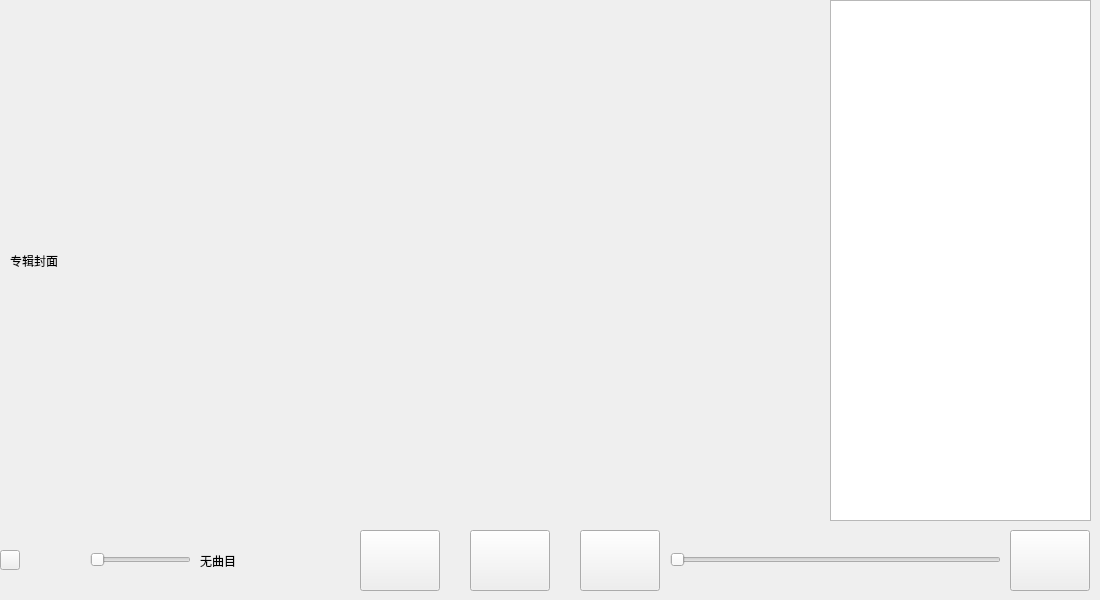
<?xml version="1.0" encoding="UTF-8"?>
<ui version="4.0">
 <class>MainWindow</class>
 <widget class="QMainWindow" name="MainWindow">
  <property name="geometry">
   <rect>
    <x>0</x>
    <y>0</y>
    <width>1100</width>
    <height>600</height>
   </rect>
  </property>
  <property name="minimumSize">
   <size>
    <width>1100</width>
    <height>600</height>
   </size>
  </property>
  <property name="windowTitle">
   <string>MainWindow</string>
  </property>
  <widget class="QWidget" name="centralWidget">
   <widget class="QPushButton" name="PlayBtn">
    <property name="geometry">
     <rect>
      <x>470</x>
      <y>530</y>
      <width>80</width>
      <height>61</height>
     </rect>
    </property>
    <property name="toolTip">
     <string>&lt;html&gt;&lt;head/&gt;&lt;body&gt;&lt;p&gt;&lt;span style=&quot; font-size:10pt;&quot;&gt;播放/暂停&lt;/span&gt;&lt;/p&gt;&lt;/body&gt;&lt;/html&gt;</string>
    </property>
    <property name="text">
     <string/>
    </property>
   </widget>
   <widget class="QPushButton" name="PreBtn">
    <property name="geometry">
     <rect>
      <x>360</x>
      <y>530</y>
      <width>80</width>
      <height>61</height>
     </rect>
    </property>
    <property name="toolTip">
     <string>&lt;html&gt;&lt;head/&gt;&lt;body&gt;&lt;p&gt;&lt;span style=&quot; font-size:10pt;&quot;&gt;上一首歌曲&lt;/span&gt;&lt;/p&gt;&lt;/body&gt;&lt;/html&gt;</string>
    </property>
    <property name="text">
     <string/>
    </property>
   </widget>
   <widget class="QPushButton" name="NextBtn">
    <property name="geometry">
     <rect>
      <x>580</x>
      <y>530</y>
      <width>80</width>
      <height>61</height>
     </rect>
    </property>
    <property name="toolTip">
     <string>&lt;html&gt;&lt;head/&gt;&lt;body&gt;&lt;p&gt;下一首&lt;span style=&quot; font-size:10pt;&quot;&gt;歌曲&lt;/span&gt;&lt;/p&gt;&lt;/body&gt;&lt;/html&gt;</string>
    </property>
    <property name="text">
     <string/>
    </property>
   </widget>
   <widget class="QListWidget" name="listWidget">
    <property name="geometry">
     <rect>
      <x>830</x>
      <y>0</y>
      <width>261</width>
      <height>521</height>
     </rect>
    </property>
   </widget>
   <widget class="QPushButton" name="OpenBtn">
    <property name="geometry">
     <rect>
      <x>1010</x>
      <y>530</y>
      <width>80</width>
      <height>61</height>
     </rect>
    </property>
    <property name="toolTip">
     <string>&lt;html&gt;&lt;head/&gt;&lt;body&gt;&lt;p&gt;&lt;span style=&quot; font-size:10pt;&quot;&gt;打开文件&lt;/span&gt;&lt;/p&gt;&lt;/body&gt;&lt;/html&gt;</string>
    </property>
    <property name="text">
     <string/>
    </property>
   </widget>
   <widget class="QPushButton" name="VolumBtn">
    <property name="geometry">
     <rect>
      <x>0</x>
      <y>550</y>
      <width>20</width>
      <height>20</height>
     </rect>
    </property>
    <property name="maximumSize">
     <size>
      <width>20</width>
      <height>20</height>
     </size>
    </property>
    <property name="text">
     <string/>
    </property>
   </widget>
   <widget class="QSlider" name="VolumSplider">
    <property name="geometry">
     <rect>
      <x>90</x>
      <y>550</y>
      <width>101</width>
      <height>20</height>
     </rect>
    </property>
    <property name="orientation">
     <enum>Qt::Horizontal</enum>
    </property>
   </widget>
   <widget class="QSlider" name="ScheSlider">
    <property name="geometry">
     <rect>
      <x>670</x>
      <y>550</y>
      <width>331</width>
      <height>20</height>
     </rect>
    </property>
    <property name="orientation">
     <enum>Qt::Horizontal</enum>
    </property>
   </widget>
   <widget class="QLabel" name="Namelabel">
    <property name="geometry">
     <rect>
      <x>200</x>
      <y>530</y>
      <width>151</width>
      <height>61</height>
     </rect>
    </property>
    <property name="text">
     <string>无曲目</string>
    </property>
   </widget>
   <widget class="QLabel" name="label">
    <property name="geometry">
     <rect>
      <x>10</x>
      <y>0</y>
      <width>811</width>
      <height>521</height>
     </rect>
    </property>
    <property name="text">
     <string>专辑封面</string>
    </property>
   </widget>
   <widget class="QLabel" name="PositionLabel">
    <property name="geometry">
     <rect>
      <x>670</x>
      <y>570</y>
      <width>331</width>
      <height>16</height>
     </rect>
    </property>
    <property name="text">
     <string/>
    </property>
   </widget>
  </widget>
 </widget>
 <layoutdefault spacing="6" margin="11"/>
 <resources/>
 <connections/>
</ui>
